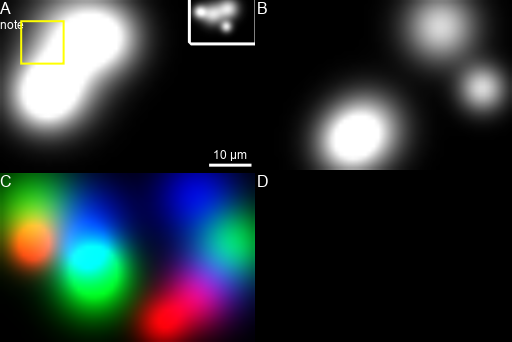
#> input picture tests/golden_gui/base.png, 512 x 342 px
$ python -i object_detection.py   (imports and definitions only)
#> lines starting #> are read from the running program, lines starting #| are printed output that depends on the picture; after the words box and inside, x2 and y2 are one past the last pixel; in counts of white or black regions, pixels touching at a corner belong together
"""Find objects (cells, nuclei, embryos, spots) in one panel by thresholding.

A simple tool for simple images: smoothing, an automatic (Otsu) threshold, the
objects taken as the minority class (dark cells on a light background or bright
nuclei on a dark one), small and elongated pieces dropped. Touching objects stay
one object. A model drawing "ROIs over every cell" by eye placed two boxes in two
minutes, both off target (2026-11-13); this boxes them all at once.

Shared by the MCP tool detect_objects (the live chat reaches it too) and the GUI
action Annotations > Detect objects (ROIs)…
"""


def visible_region(crop, w, h):
    """(x0, y0, x1, y1) of the part a crop (left, top, right, bottom) keeps."""
    left, top, right, bottom = crop
    return left, top, w - right, h - bottom


def _split_touching(mask, labels, min_area):
    """Round objects touching each other split along the narrowest line (distance-
    transform watershed); one seed per object of the typical size."""
    import numpy as np
    from scipy import ndimage as ndi
    from skimage.feature import peak_local_max
    from skimage.measure import regionprops
    from skimage.segmentation import watershed
    areas = [p.area for p in regionprops(labels) if p.area >= min_area]
    if not areas:
        return labels
    radius = max(2, int(0.8 * np.sqrt(np.median(areas) / np.pi)))     # most of a typical radius
    distance = ndi.gaussian_filter(ndi.distance_transform_edt(mask), 1)
    # seeds only in the thick part of each object: an oval blob keeps one seed
    peaks = peak_local_max(distance, min_distance=radius, labels=labels, exclude_border=False,
                           threshold_abs=0.6 * radius)
    markers = np.zeros(mask.shape, dtype=np.int32)
    markers[tuple(peaks.T)] = np.arange(1, len(peaks) + 1)
    split = watershed(-distance, markers, mask=mask)
    # an object without a seed (too small for one) keeps its own label
    lost = (split == 0) & mask
    if lost.any():
        extra = labels.copy()
        extra[~lost] = 0
        split[lost] = extra[lost] + split.max()
    return split


CHANNELS = {'red': 0, 'green': 1, 'blue': 2}


def channel_plane(rgb, channel='all'):
    """The plane to threshold: the mean of the colours ('all'), or one colour as shown
    ('red', 'green', 'blue'): blue nuclei inside green/red cells (2026-11-13: the mean
    outlined whole cells)."""
    import numpy as np
    image = np.asarray(rgb, dtype=np.float32)
    if image.ndim == 2 or channel in (None, 'all'):
        return image.mean(axis=2) if image.ndim == 3 else image
    if channel not in CHANNELS:
        raise ValueError("channel is 'all', 'red', 'green' or 'blue'")
    return image[..., CHANNELS[channel]]


def detect(rgb, region=None, polarity='auto', min_area=None, max_area=None, smooth=1.5,
           exclude_border=True, max_elongation=5.0, split_touching=True, channel='all',
           edge=None, outline_grow=1):
    """Objects of *rgb* (h, w, 3 or h, w) inside *region* (x0, y0, x1, y1; None =
    whole image) as dicts x, y, width, height, area, in image pixels, top to
    bottom then left to right. *polarity*: 'auto', 'dark' (darker than the
    background) or 'bright'. *min_area* / *max_area* in pixels (None = 0.02 % /
    25 % of the region). *edge*: the box whose sides cut objects off (the
    visible image; None = *region*): an object reaching a side of *region*
    that is not one of *edge* is kept, cut where the region ends.
    Returns (objects, info) where info says what was used."""
    import numpy as np
    from scipy import ndimage as ndi
    from skimage.filters import threshold_otsu, gaussian
    from skimage.measure import label, regionprops
    from skimage.morphology import disk

    if polarity not in ('auto', 'dark', 'bright'):
        raise ValueError("polarity is 'auto', 'dark' or 'bright'")
    gray = channel_plane(rgb, channel)
    h, w = gray.shape
    x0, y0, x1, y1 = region if region is not None else (0, 0, w, h)
    x0, y0 = max(0, int(x0)), max(0, int(y0))
    x1, y1 = min(w, int(x1)), min(h, int(y1))
    if x1 - x0 < 8 or y1 - y0 < 8:
        raise ValueError('the region to search is (almost) empty')
    part = gray[y0:y1, x0:x1]
    # which sides of the searched part are the image's own edges (left, top, right, bottom)
    ex0, ey0, ex1, ey1 = edge if edge is not None else (x0, y0, x1, y1)
    cuts = (x0 <= ex0, y0 <= ey0, x1 >= ex1, y1 >= ey1)
    if smooth:
        part = gaussian(part, sigma=smooth, preserve_range=True)
    if float(part.max()) - float(part.min()) < 1e-6:
        return [], {'polarity': polarity, 'threshold': None, 'note': 'the image is uniform: nothing to find'}
    threshold = float(threshold_otsu(part))
    dark = part < threshold
    if polarity == 'auto':
        polarity = 'dark' if dark.mean() <= 0.5 else 'bright'     # the objects are the minority
    mask = dark if polarity == 'dark' else ~dark
    mask = ndi.binary_fill_holes(ndi.binary_opening(mask, structure=disk(1)))
    area = mask.size
    min_area = max(9, int(area * 0.0002)) if min_area is None else int(min_area)
    max_area = int(area * 0.25) if max_area is None else int(max_area)
    labels = label(mask)
    if split_touching:
        labels = _split_touching(mask, labels, min_area)
    objects, dropped = [], {'too small': 0, 'too large': 0, 'elongated': 0, 'touching the edge': 0}
    for prop in regionprops(labels):
        r0, c0, r1, c1 = prop.bbox
        if prop.area < min_area:
            dropped['too small'] += 1
            continue
        if prop.area > max_area:
            dropped['too large'] += 1
            continue
        major, minor = prop.axis_major_length, prop.axis_minor_length
        if minor <= 0 or major / minor > max_elongation:
            dropped['elongated'] += 1        # a burnt-in scale bar, a scratch, a border line
            continue
        if exclude_border and ((r0 == 0 and cuts[1]) or (c0 == 0 and cuts[0])
                               or (r1 == mask.shape[0] and cuts[3]) or (c1 == mask.shape[1] and cuts[2])):
            dropped['touching the edge'] += 1
            continue
        objects.append({'x': c0 + x0, 'y': r0 + y0, 'width': c1 - c0, 'height': r1 - r0, 'area': int(prop.area),
                        'outline': _outline(prop, x0, y0, outline_grow, w, h)})
    objects.sort(key=lambda o: (o['y'], o['x']))
    return objects, {'channel': channel or 'all', 'polarity': polarity, 'threshold': round(threshold, 2), 'min_area': min_area,
                     'max_area': max_area, 'region': [x0, y0, x1, y1],
                     'dropped': {k: v for k, v in dropped.items() if v}}


def _outline(prop, x0, y0, grow, w, h, tolerance=0.8):
    """The object's contour as a polygon [[x, y], ...] in image pixels (pixel edges, as
    the boxes), grown by *grow* pixels and simplified: an ROI that follows the object's
    shape (user, 2026-11-23: polygons by default)."""
    import numpy as np
    from scipy import ndimage as ndi
    from skimage.measure import approximate_polygon, find_contours
    grow = max(0, int(grow))
    mask = np.pad(prop.image, grow + 1)
    if grow:
        mask = ndi.binary_dilation(mask, iterations=grow)
    contours = find_contours(mask.astype(float), 0.5)
    if not contours:
        return []
    ring = approximate_polygon(max(contours, key=len), tolerance=tolerance)
    r0, c0 = prop.bbox[:2]
    off_x, off_y = c0 + x0 - grow - 1 + 0.5, r0 + y0 - grow - 1 + 0.5
    pts = [[round(min(max(col + off_x, 0.0), w), 1), round(min(max(row + off_y, 0.0), h), 1)]
           for row, col in ring[:-1]]                # find_contours closes the ring: drop the repeat
    return pts if len(pts) >= 3 else []


def padded(obj, padding, w, h):
    """The box of *obj* grown by *padding* pixels on each side, inside the image."""
    x = max(0, obj['x'] - padding)
    y = max(0, obj['y'] - padding)
    return x, y, min(w, obj['x'] + obj['width'] + padding) - x, min(h, obj['y'] + obj['height'] + padding) - y

>>> import cv2
>>> picture = cv2.imread('../tests/golden_gui/base.png', cv2.IMREAD_GRAYSCALE)
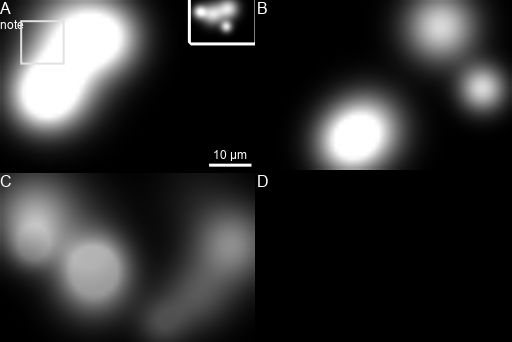
#> picture: shape (342, 512); min 0, max 255, mean 48.5
>>> result = detect(picture)
#> in detect, `threshold = float(threshold_otsu(part))`: threshold = 93.13
#> in detect, `dark = part < threshold`:
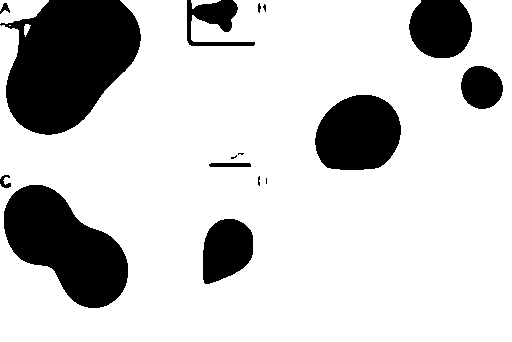
#> dark: shape (342, 512) bool; 79.4% white; 16 black regions (5 under 20 px), largest, box (x1, y1, x2, y2) and area: (0, 0, 141, 135) 13207, (4, 185, 128, 308) 8939, (315, 95, 401, 170) 5185
#> in detect, `polarity = 'dark' if dark.mean() <= 0.5 else 'bright'`: polarity = 'bright'
#> in detect, `mask = ndi.binary_fill_holes(ndi.binary_opening(mask, structure=disk(1..`: mask: shape (342, 512) bool; 20.5% white; 14 white regions (4 under 20 px), largest, box (x1, y1, x2, y2) and area: (5, 0, 141, 135) 13248, (4, 185, 128, 308) 8939, (315, 95, 401, 170) 5185
#> in detect, `labels = label(mask)`:
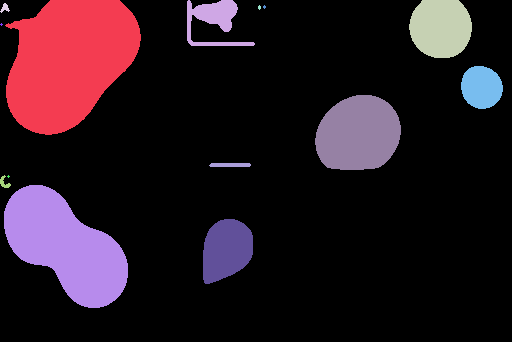
#> labels: shape (342, 512) int32; 15 distinct labels, from 0 to 14; one colour per label, 0 black
#> in _split_touching, `areas = [p.area for p in regionprops(labels) if p.area >= min_area]`: areas = [13248, 1355, 3017, 49, 1418, 5185, 162, 65, 8939, 2511]
#> in _split_touching, `radius = max(2, int(0.8 * np.sqrt(np.median(areas) / np.pi)))`: radius = 20
#> in _split_touching, `distance = ndi.gaussian_filter(ndi.distance_transform_edt(mask), 1)`:
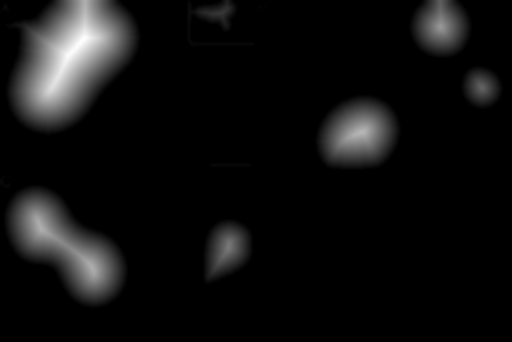
#> distance: shape (342, 512) float64; min 0, max 50.85, mean 3.1; drawn with min black and max white
#> in _split_touching, `peaks = peak_local_max(distance, min_distance=radius, labels=labels, e..`: peaks = [[39, 83], [26, 440], [87, 481], [132, 362], [228, 41], [268, 92], [247, 228]]
#> in _split_touching, `markers[tuple(peaks.T)] = np.arange(1, len(peaks) + 1)`: markers: shape (342, 512) int32; 8 distinct labels, from 0 to 7
#> in _split_touching, `split = watershed(-distance, markers, mask=mask)`: split: shape (342, 512) int32; 8 distinct labels, from 0 to 7
#> in _split_touching, `lost = (split == 0) & mask`: lost: shape (342, 512) bool; 0.95% white; 8 white regions (4 under 20 px), largest, box (x1, y1, x2, y2) and area: (187, 0, 255, 46) 1355, (209, 163, 251, 167) 162, (0, 175, 11, 188) 65, (0, 3, 10, 13) 49
#> in _split_touching, `extra[~lost] = 0`:
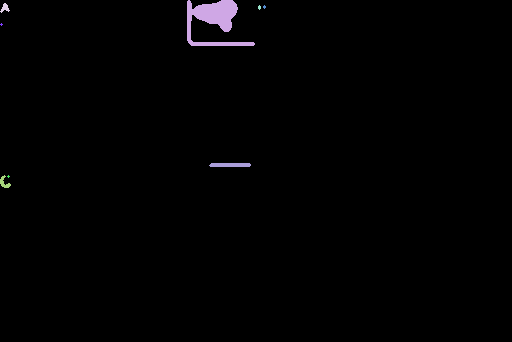
#> extra: shape (342, 512) int32; 9 distinct labels, from 0 to 12; one colour per label, 0 black
#> in _split_touching, `split[lost] = extra[lost] + split.max()`:
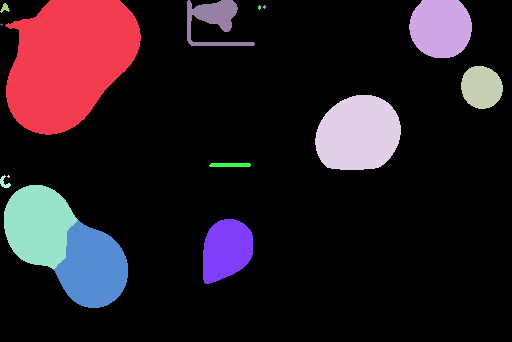
#> split: shape (342, 512) int32; 16 distinct labels, from 0 to 19; one colour per label, 0 black
#> the loop in detect, `for prop in regionprops(labels):` made 15 passes
#> (r1, c1, major, minor) on passes 1, 2, 8, 9, 13, 14: (135, 141, 158.4, 109.3), (58, 472, 63.65, 60.56), (46, 255, 65.21, 54.34), (13, 10, 9.78, 8.37), (167, 251, 46.82, 4.43), (188, 11, 15.41, 8.95)
#> pass 3, in _outline, `mask = ndi.binary_dilation(mask, iterations=grow)`:
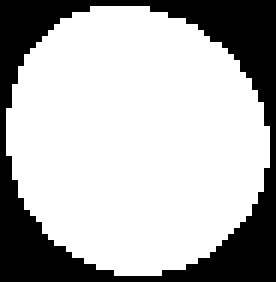
#> mask: shape (47, 46) bool (shown 6 times larger); 71.3% white; 1 black region, box (x1, y1, x2, y2) and area: (0, 0, 46, 47) 621
#> after the loop in detect, `for prop in regionprops(labels):`: dropped = {'too small': 4, 'too large': 0, 'elongated': 1, 'touching the edge': 5}; objects = 5 items

$ run again, on tests/golden_gui/drop_to_panel.png
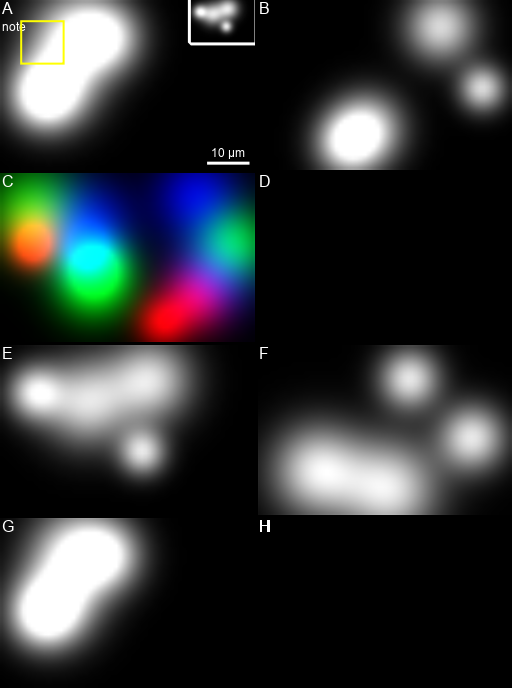
#> input picture tests/golden_gui/drop_to_panel.png, 512 x 688 px
#> threshold = 96.12
#> dark: shape (688, 512) bool; 77.6% white; 27 black regions (9 under 20 px), largest, box (x1, y1, x2, y2) and area: (277, 407, 502, 515) 14861, (10, 346, 187, 473) 13876, (3, 0, 140, 134) 13023
#> polarity = 'bright'
#> labels: shape (688, 512) int32; 23 distinct labels, from 0 to 22
#> areas = [13064, 1331, 2913, 1348, 5078, 162, 8648, 2258, 13875, 2486, 14860, 12660]
#> radius = 28
#> peaks = [[39, 83], [26, 440], [87, 481], [132, 362], [229, 41], [268, 92], [245, 229], [397, 122], [380, 409], [471, 326], [438, 469], [568, 74]]
#> markers: shape (688, 512) int32; 13 distinct labels, from 0 to 12
#> lost: shape (688, 512) bool; 0.48% white; 12 white regions (7 under 20 px), largest, box (x1, y1, x2, y2) and area: (187, 0, 255, 46) 1331, (207, 161, 249, 165) 162, (2, 176, 13, 188) 60, (4, 3, 12, 12) 42, (265, 520, 270, 532) 39
#> extra: shape (688, 512) int32; 13 distinct labels, from 0 to 22
#> in _split_touching, `split[lost] = extra[lost] + split.max()`:
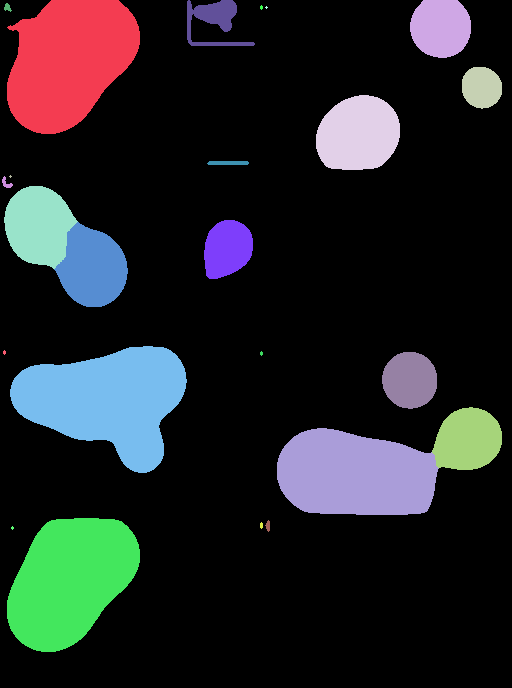
#> split: shape (688, 512) int32; 25 distinct labels, from 0 to 34; one colour per label, 0 black
#> the loop in detect, `for prop in regionprops(labels):` made 24 passes
#> pass 3, in _outline, `mask = ndi.binary_dilation(mask, iterations=grow)`:
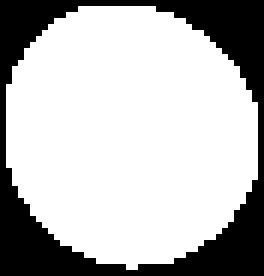
#> mask: shape (46, 44) bool (shown 6 times larger); 72.5% white; 1 black region, box (x1, y1, x2, y2) and area: (0, 0, 44, 46) 556
#> after the loop in detect, `for prop in regionprops(labels):`: dropped = {'too small': 10, 'too large': 0, 'elongated': 1, 'touching the edge': 3}; objects = 10 items

$ run again, on tests/golden_gui/green_lut_and_crop.png
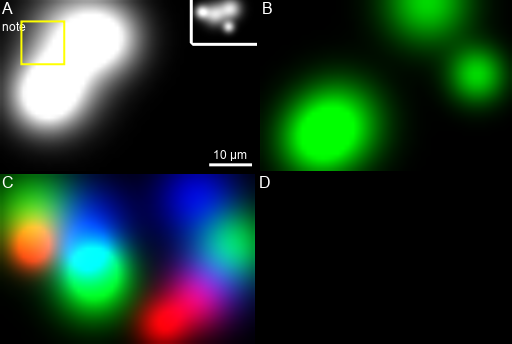
#> input picture tests/golden_gui/green_lut_and_crop.png, 512 x 344 px
#> threshold = 86.16
#> in detect, `dark = part < threshold`:
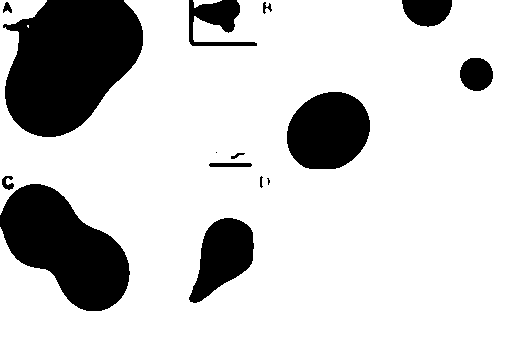
#> dark: shape (344, 512) bool; 79.7% white; 15 black regions (2 under 20 px), largest, box (x1, y1, x2, y2) and area: (3, 0, 143, 137) 13921, (0, 184, 130, 311) 9651, (287, 92, 370, 169) 5064
#> polarity = 'bright'
#> labels: shape (344, 512) int32; 16 distinct labels, from 0 to 15
#> areas = [13923, 1420, 1056, 57, 870, 5064, 168, 96, 9651, 3291]
#> radius = 15
#> peaks = [[38, 85], [13, 223], [0, 427], [74, 476], [131, 328], [229, 41], [270, 92], [250, 227]]
#> markers: shape (344, 512) int32; 9 distinct labels, from 0 to 8
#> lost: shape (344, 512) bool; 0.22% white; 8 white regions (3 under 20 px), largest, box (x1, y1, x2, y2) and area: (209, 163, 252, 167) 168, (2, 176, 14, 190) 96, (3, 2, 12, 13) 57, (263, 2, 272, 11) 34, (231, 153, 240, 159) 25
#> extra: shape (344, 512) int32; 9 distinct labels, from 0 to 14
#> in _split_touching, `split[lost] = extra[lost] + split.max()`:
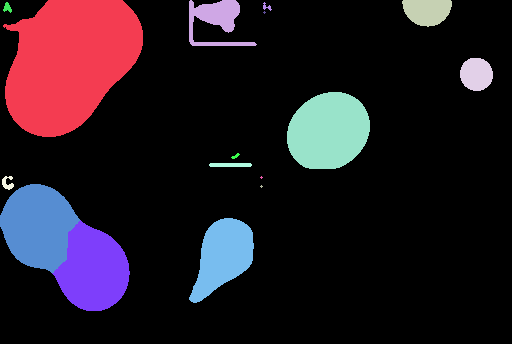
#> split: shape (344, 512) int32; 17 distinct labels, from 0 to 22; one colour per label, 0 black
#> the loop in detect, `for prop in regionprops(labels):` made 16 passes
#> after the loop in detect, `for prop in regionprops(labels):`: dropped = {'too small': 5, 'too large': 0, 'elongated': 1, 'touching the edge': 4}; objects = 6 items

$ run again, on tests/golden_gui/swapped_images.png
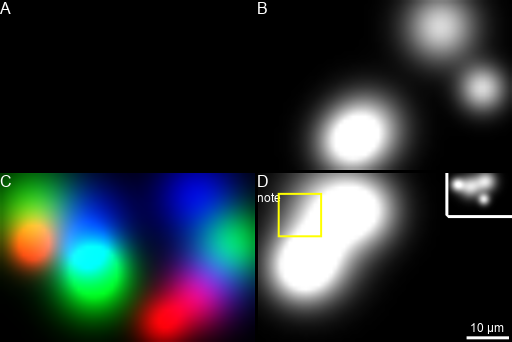
#> input picture tests/golden_gui/swapped_images.png, 512 x 342 px
#> threshold = 93.13
#> dark: shape (342, 512) bool; 79.5% white; 16 black regions (4 under 20 px), largest, box (x1, y1, x2, y2) and area: (259, 173, 398, 307) 13116, (4, 185, 128, 308) 8939, (315, 95, 401, 170) 5187
#> polarity = 'bright'
#> labels: shape (342, 512) int32; 14 distinct labels, from 0 to 13
#> areas = [3017, 37, 1418, 5187, 13165, 1321, 65, 8939, 2511, 164]
#> radius = 20
#> peaks = [[26, 440], [87, 481], [132, 362], [226, 327], [228, 41], [268, 92], [247, 228]]
#> markers: shape (342, 512) int32; 8 distinct labels, from 0 to 7
#> lost: shape (342, 512) bool; 0.92% white; 7 white regions (3 under 20 px), largest, box (x1, y1, x2, y2) and area: (445, 173, 512, 219) 1321, (467, 336, 509, 340) 164, (0, 175, 11, 188) 65, (2, 3, 9, 11) 37
#> extra: shape (342, 512) int32; 8 distinct labels, from 0 to 13
#> the loop in detect, `for prop in regionprops(labels):` made 14 passes
#> pass 3, in _outline (call 2), `mask = ndi.binary_dilation(mask, iterations=grow)`:
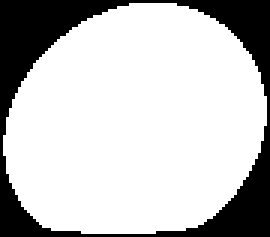
#> mask: shape (79, 90) bool (shown 3 times larger); 76.3% white; 1 black region, box (x1, y1, x2, y2) and area: (0, 0, 90, 79) 1686
#> after the loop in detect, `for prop in regionprops(labels):`: dropped = {'too small': 3, 'too large': 0, 'elongated': 1, 'touching the edge': 3}; objects = 7 items
